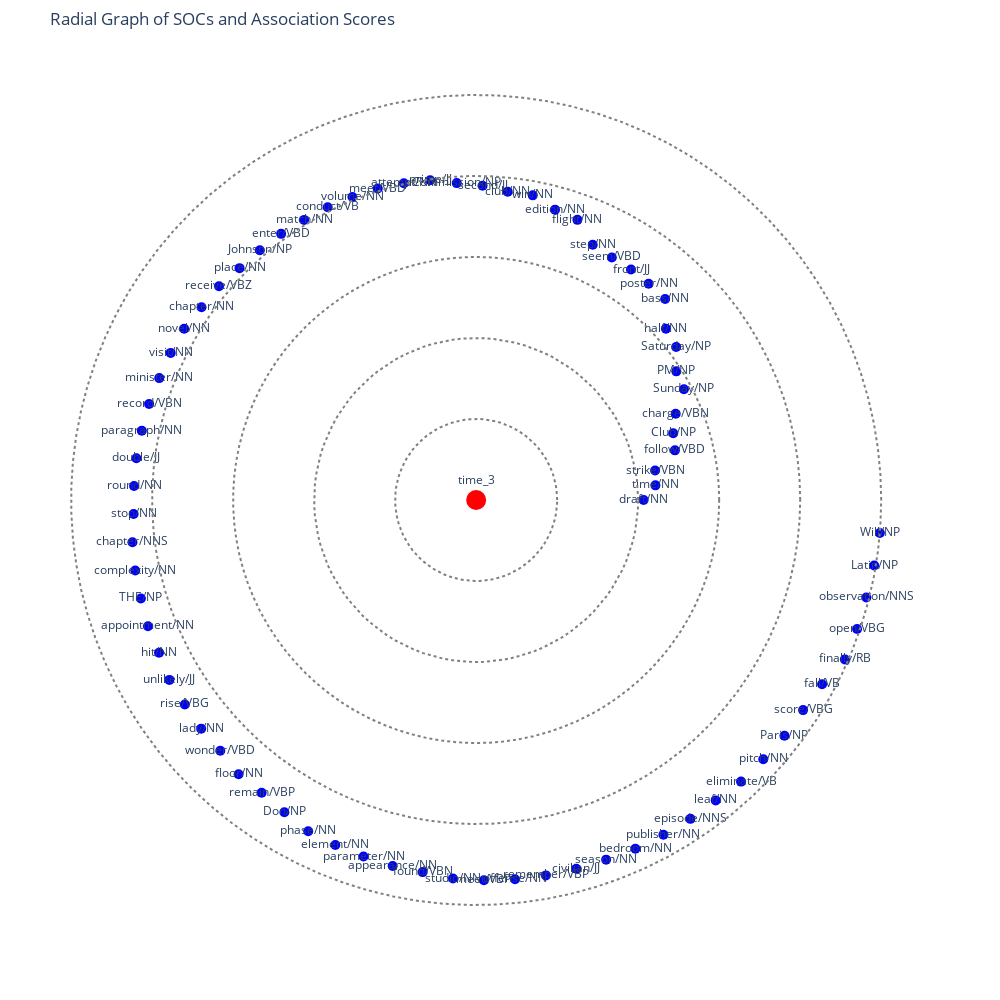

This figure's notebook cell:
### Code cell
# Top n SOCs
n = 77
analyser.SOC_dist_vis(n, sub_SenSOC, output_folder, mode)
